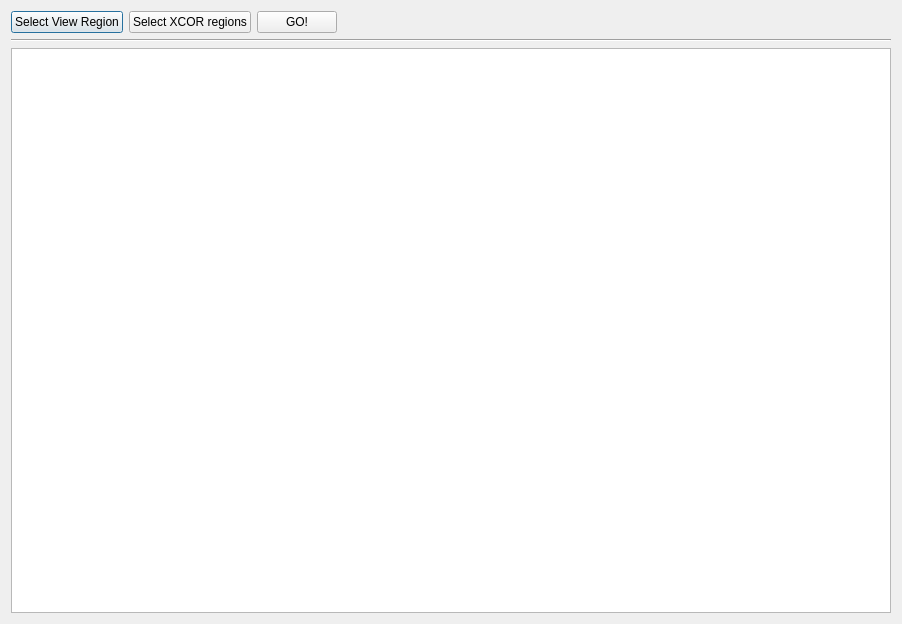
<?xml version="1.0" encoding="UTF-8"?>
<ui version="4.0">
 <class>DataAvailDialog</class>
 <widget class="QDialog" name="DataAvailDialog">
  <property name="geometry">
   <rect>
    <x>0</x>
    <y>0</y>
    <width>902</width>
    <height>624</height>
   </rect>
  </property>
  <property name="windowTitle">
   <string>Data Availability Plot</string>
  </property>
  <layout class="QHBoxLayout" name="horizontalLayout_2">
   <item>
    <layout class="QGridLayout" name="gridLayout">
     <item row="0" column="0">
      <layout class="QHBoxLayout" name="horizontalLayout">
       <item>
        <widget class="QPushButton" name="sel_view_region_push_button">
         <property name="text">
          <string>Select View Region</string>
         </property>
        </widget>
       </item>
       <item>
        <widget class="QPushButton" name="sel_xcor_regions_push_button">
         <property name="text">
          <string>Select XCOR regions</string>
         </property>
        </widget>
       </item>
       <item>
        <widget class="QPushButton" name="go_push_button">
         <property name="text">
          <string>GO!</string>
         </property>
        </widget>
       </item>
       <item>
        <spacer name="horizontalSpacer">
         <property name="orientation">
          <enum>Qt::Horizontal</enum>
         </property>
         <property name="sizeHint" stdset="0">
          <size>
           <width>40</width>
           <height>20</height>
          </size>
         </property>
        </spacer>
       </item>
      </layout>
     </item>
     <item row="2" column="0">
      <widget class="GraphicsLayoutWidget" name="data_avail_graph_view"/>
     </item>
     <item row="1" column="0">
      <widget class="Line" name="line">
       <property name="orientation">
        <enum>Qt::Horizontal</enum>
       </property>
      </widget>
     </item>
    </layout>
   </item>
  </layout>
 </widget>
 <customwidgets>
  <customwidget>
   <class>GraphicsLayoutWidget</class>
   <extends>QGraphicsView</extends>
   <header>pyqtgraph</header>
  </customwidget>
 </customwidgets>
 <resources/>
 <connections/>
</ui>
